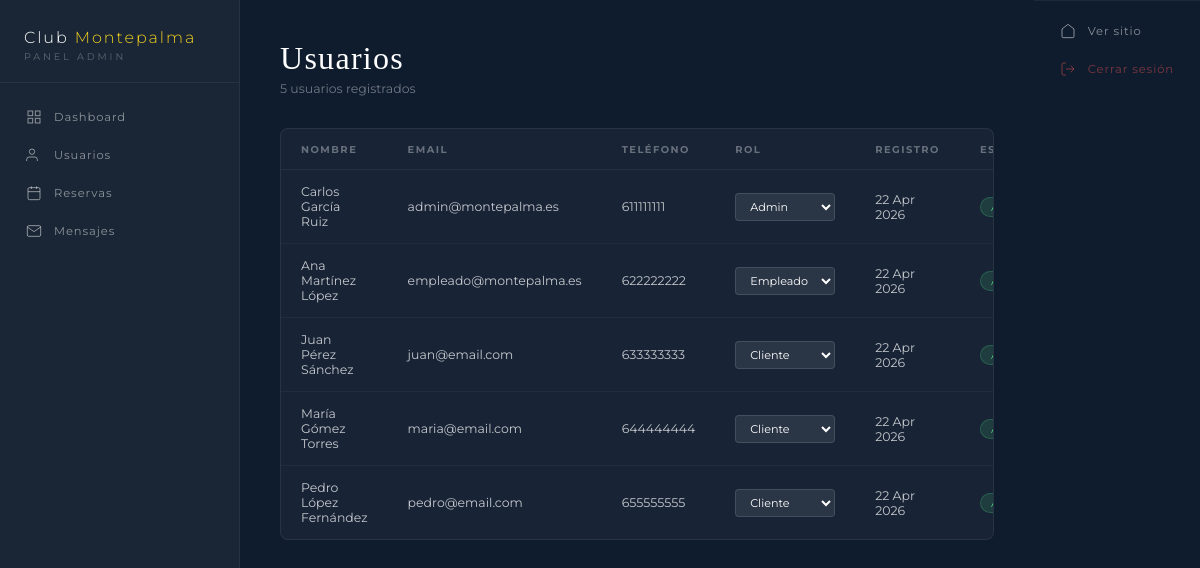
The app's page /admin/usuarios.php (signed in) with its own data.
### tables this page shows
CREATE TABLE usuarios (
    id_usuario     INT AUTO_INCREMENT PRIMARY KEY,
    email          VARCHAR(100) UNIQUE NOT NULL,
    password       VARCHAR(255) NOT NULL,
    nombre         VARCHAR(50) NOT NULL,
    apellidos      VARCHAR(100) NOT NULL,
    telefono       VARCHAR(15),
    rol            ENUM('admin', 'empleado', 'cliente') DEFAULT 'cliente',
    fecha_registro DATETIME DEFAULT CURRENT_TIMESTAMP,
    activo         BOOLEAN DEFAULT TRUE
);

### admin/usuarios.php (the view, shortened to what this page needs)
<?php
$pdo = getDB();
$usuarios = $pdo->query('SELECT * FROM usuarios ORDER BY fecha_registro DESC')->fetchAll();
include __DIR__ . '/layout.php';
?>
<div class="admin-page-header">
    <h1>Usuarios</h1>
    <p><?= count($usuarios) ?> usuarios registrados</p>
</div>
<div class="admin-block">
    <div class="admin-table-wrap">
        <table class="admin-table">
            <thead><tr>
                <th>Nombre</th><th>Email</th><th>Teléfono</th><th>Rol</th><th>Registro</th><th>Estado</th><th>Acciones</th>
            </tr></thead>
            <tbody>
            <?php foreach ($usuarios as $u): ?>
            <tr class="<?= !$u['activo'] ? 'admin-row-inactive' : '' ?>">
                <td><?= htmlspecialchars($u['nombre'] . ' ' . $u['apellidos']) ?></td>
                <td><?= htmlspecialchars($u['email']) ?></td>
                <td><?= htmlspecialchars($u['telefono'] ?? '—') ?></td>
                <td>
                    <form method="POST" style="display:inline">
                        <select name="rol" onchange="this.form.submit()" class="admin-select">
                            <?php foreach (['cliente','empleado','admin'] as $rol): ?>
                            <option value="<?= $rol ?>" <?= $u['rol'] === $rol ? 'selected' : '' ?>><?= ucfirst($rol) ?></option>
                            <?php endforeach; ?>
                        </select>
                    </form>
                </td>
                <td><?= date('d M Y', strtotime($u['fecha_registro'])) ?></td>
                <td><span class="perfil-badge <?= $u['activo'] ? 'perfil-badge--confirmada' : 'perfil-badge--cancelada' ?>"><?= $u['activo'] ? 'Activo' : 'Inactivo' ?></span></td>
            </tr>
            <?php endforeach; ?>
            </tbody>
        </table>
    </div>
</div>
<?php include __DIR__ . '/layout_end.php'; ?>

### admin/admin.css (style rules this page uses)
*, *::before, *::after { box-sizing: border-box; margin: 0; padding: 0; }
html { height: 100%; }
body.admin-body { display: flex; flex-direction: row; min-height: 100vh; background: #0f1c2e !important; color: rgba(255, 255, 255, .8); font-family: 'Montserrat', sans-serif; overflow-x: hidden; }
.admin-page-header { margin-bottom: 32px; }
.admin-page-header h1 { font-family: 'Cormorant Garamond', serif; font-size: 2rem; font-weight: 300; color: #ffffff; letter-spacing: 0.04em; }
.admin-page-header p { font-size: 0.78rem; color: rgba(255, 255, 255, .4); margin-top: 4px; }
.admin-block { background: rgba(255, 255, 255, .04); border: 1px solid rgba(255, 255, 255, .07); border-radius: 8px; overflow: hidden; margin-bottom: 24px; width: 100%; }
.admin-table-wrap { overflow-x: auto; width: 100%; }
.admin-table { width: 100%; border-collapse: collapse; font-size: 0.78rem; }
.admin-table th { text-align: left; font-size: 0.62rem; letter-spacing: 0.15em; text-transform: uppercase; color: rgba(255, 255, 255, .35); padding: 14px 20px; border-bottom: 1px solid rgba(255, 255, 255, .06); white-space: nowrap; }
.admin-table td { padding: 14px 20px; color: rgba(255, 255, 255, .75); border-bottom: 1px solid rgba(255, 255, 255, .04); vertical-align: middle; }
.admin-table tr:last-child td { border-bottom: none; }
.perfil-badge { display: inline-block; padding: 3px 10px; border-radius: 20px; font-size: 0.62rem; letter-spacing: 0.1em; text-transform: uppercase; }
.perfil-badge--confirmada { background: rgba(74, 199, 120, .15); color: #4ac778; border: 1px solid rgba(74, 199, 120, .25); }
.admin-select { background: rgba(255, 255, 255, .08); border: 1px solid rgba(255, 255, 255, .12); border-radius: 4px; color: #ffffff; font-family: 'Montserrat', sans-serif; font-size: 0.7rem; padding: 5px 10px; cursor: pointer; outline: none; }

### records on screen
usuarios: nombre+apellidos "Carlos García Ruiz", email "admin@montepalma.es", telefono "611111111", rol "Admin", fecha_registro "22 Apr 2026"
usuarios: nombre+apellidos "Ana Martínez López", email "empleado@montepalma.es", telefono "622222222", rol "Empleado", fecha_registro "22 Apr 2026"
usuarios: nombre+apellidos "Juan Pérez Sánchez", email "juan@email.com", telefono "633333333", rol "Cliente", fecha_registro "22 Apr 2026"
usuarios: nombre+apellidos "María Gómez Torres", email "maria@email.com", telefono "644444444", rol "Cliente", fecha_registro "22 Apr 2026"
usuarios: nombre+apellidos "Pedro López Fernández", email "pedro@email.com", telefono "655555555", rol "Cliente", fecha_registro "22 Apr 2026"

### other values on screen
count($usuarios) "5"
